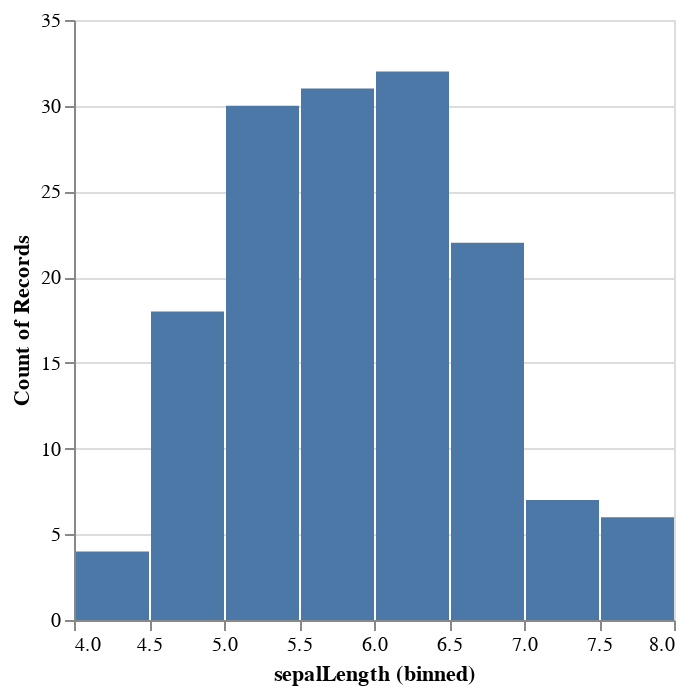

Notebook code cell kept with this figure:
### Code cell
hist = alt.Chart(iris).mark_bar().encode(
    x = alt.X('sepalLength:Q', bin=True),
    y='count()'
)
hist

### Figure 1 — Vega-Lite specification as saved in the notebook (floating-point values rounded to 4 significant figures; data arrays with more than 128 entries replaced by an {"elided": "..."} marker saying what was removed)
{"config": {"view": {"continuousWidth": 300, "continuousHeight": 300}}, "data": {"name": "data-5492ad92962bad06c6c3f4c2fd78919a"}, "mark": {"type": "bar"}, "encoding": {"x": {"bin": true, "field": "sepalLength", "type": "quantitative"}, "y": {"aggregate": "count", "type": "quantitative"}}, "$schema": "https://vega.github.io/schema/vega-lite/v5.20.1.json", "datasets": {"data-5492ad92962bad06c6c3f4c2fd78919a": {"elided": "150 records"}}}
